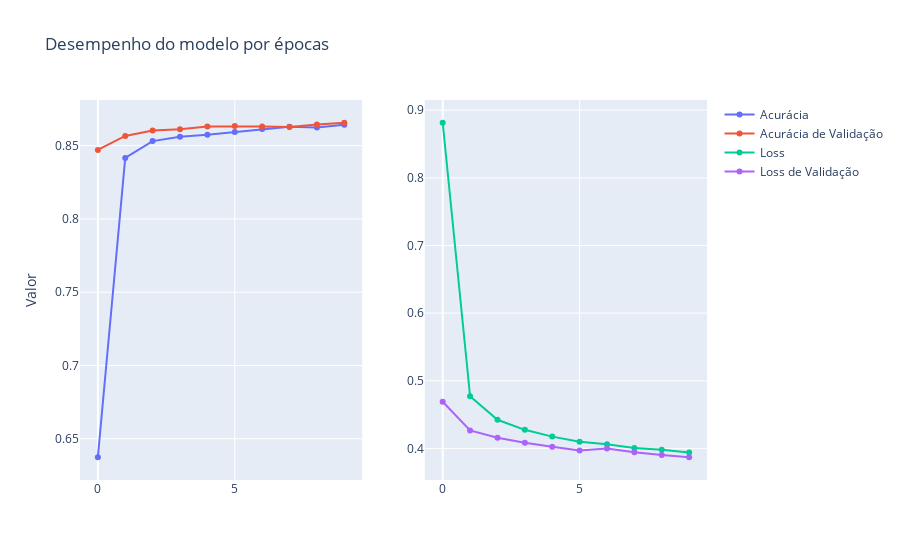

Notebook source saved alongside this figure:
### Code cell
plot_results(history)

### Figure 1 — Plotly figure (JSON) as saved in the notebook; plotly's stock layout.template omitted (floating-point values rounded to 4 significant figures)
{"data": [{"name": "Acurácia", "type": "scatter", "x": [0, 1, 2, 3, 4, 5, 6, 7, 8, 9], "xaxis": "x", "y": [0.6374, 0.8416, 0.8531, 0.856, 0.8574, 0.8593, 0.8613, 0.8629, 0.8623, 0.8642], "yaxis": "y"}, {"name": "Acurácia de Validação", "type": "scatter", "x": [0, 1, 2, 3, 4, 5, 6, 7, 8, 9], "xaxis": "x", "y": [0.847, 0.8566, 0.8602, 0.8612, 0.8631, 0.8633, 0.863, 0.8627, 0.8644, 0.8656], "yaxis": "y"}, {"name": "Loss", "type": "scatter", "x": [0, 1, 2, 3, 4, 5, 6, 7, 8, 9], "xaxis": "x2", "y": [0.8814, 0.477, 0.4423, 0.4275, 0.4175, 0.41, 0.4061, 0.4005, 0.398, 0.394], "yaxis": "y2"}, {"name": "Loss de Validação", "type": "scatter", "x": [0, 1, 2, 3, 4, 5, 6, 7, 8, 9], "xaxis": "x2", "y": [0.4689, 0.4267, 0.4157, 0.4082, 0.4026, 0.3971, 0.3998, 0.3942, 0.3903, 0.387], "yaxis": "y2"}], "layout": {"title": {"text": "Desempenho do modelo por épocas"}, "xaxis": {"anchor": "y", "domain": [0, 0.45]}, "xaxis2": {"anchor": "y2", "domain": [0.55, 1]}, "yaxis": {"anchor": "x", "domain": [0, 1], "title": {"text": "Valor"}}, "yaxis2": {"anchor": "x2", "domain": [0, 1]}}}
